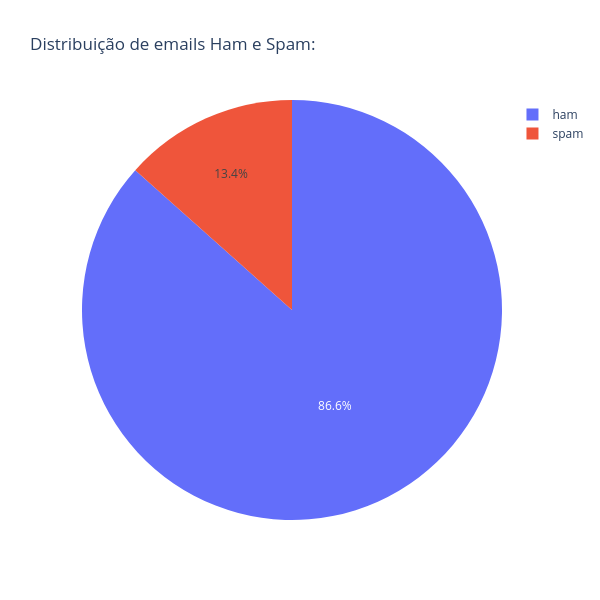

The cell this chart's notebook holds for it:
### Markdown cell above
Plotando visualmente a distribuição de emails Spam e Não-Spam (chamados de _ham_):

### Code cell
fig = px.pie(
    spam_df,
    names='Category',
    title='Distribuição de emails Ham e Spam:'
)
fig.update_layout(width=600, height=600)
fig.show()

### Figure 1 — Plotly figure (JSON) as saved in the notebook; plotly's stock layout.template omitted (floating-point values rounded to 4 significant figures; data arrays with more than 128 entries replaced by an {"elided": "..."} marker saying what was removed)
{"data": [{"domain": {"x": [0, 1], "y": [0, 1]}, "hovertemplate": "Category=%{label}<extra></extra>", "labels": {"elided": "5572 str values"}, "legendgroup": "", "name": "", "showlegend": true, "type": "pie"}], "layout": {"height": 600, "legend": {"tracegroupgap": 0}, "title": {"text": "Distribuição de emails Ham e Spam:"}, "width": 600}}
